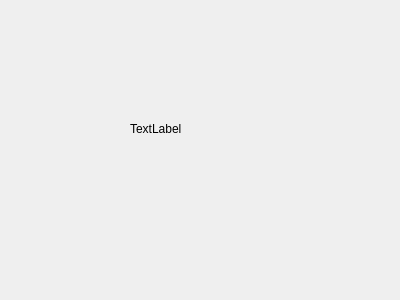
<?xml version="1.0" encoding="UTF-8"?>
<ui version="4.0">
 <class>Widget</class>
 <widget class="QWidget" name="Widget">
  <property name="geometry">
   <rect>
    <x>0</x>
    <y>0</y>
    <width>400</width>
    <height>300</height>
   </rect>
  </property>
  <property name="windowTitle">
   <string>Widget</string>
  </property>
  <widget class="QLabel" name="label">
   <property name="geometry">
    <rect>
     <x>130</x>
     <y>120</y>
     <width>67</width>
     <height>17</height>
    </rect>
   </property>
   <property name="text">
    <string>TextLabel</string>
   </property>
  </widget>
 </widget>
 <layoutdefault spacing="6" margin="11"/>
 <resources/>
 <connections/>
</ui>
